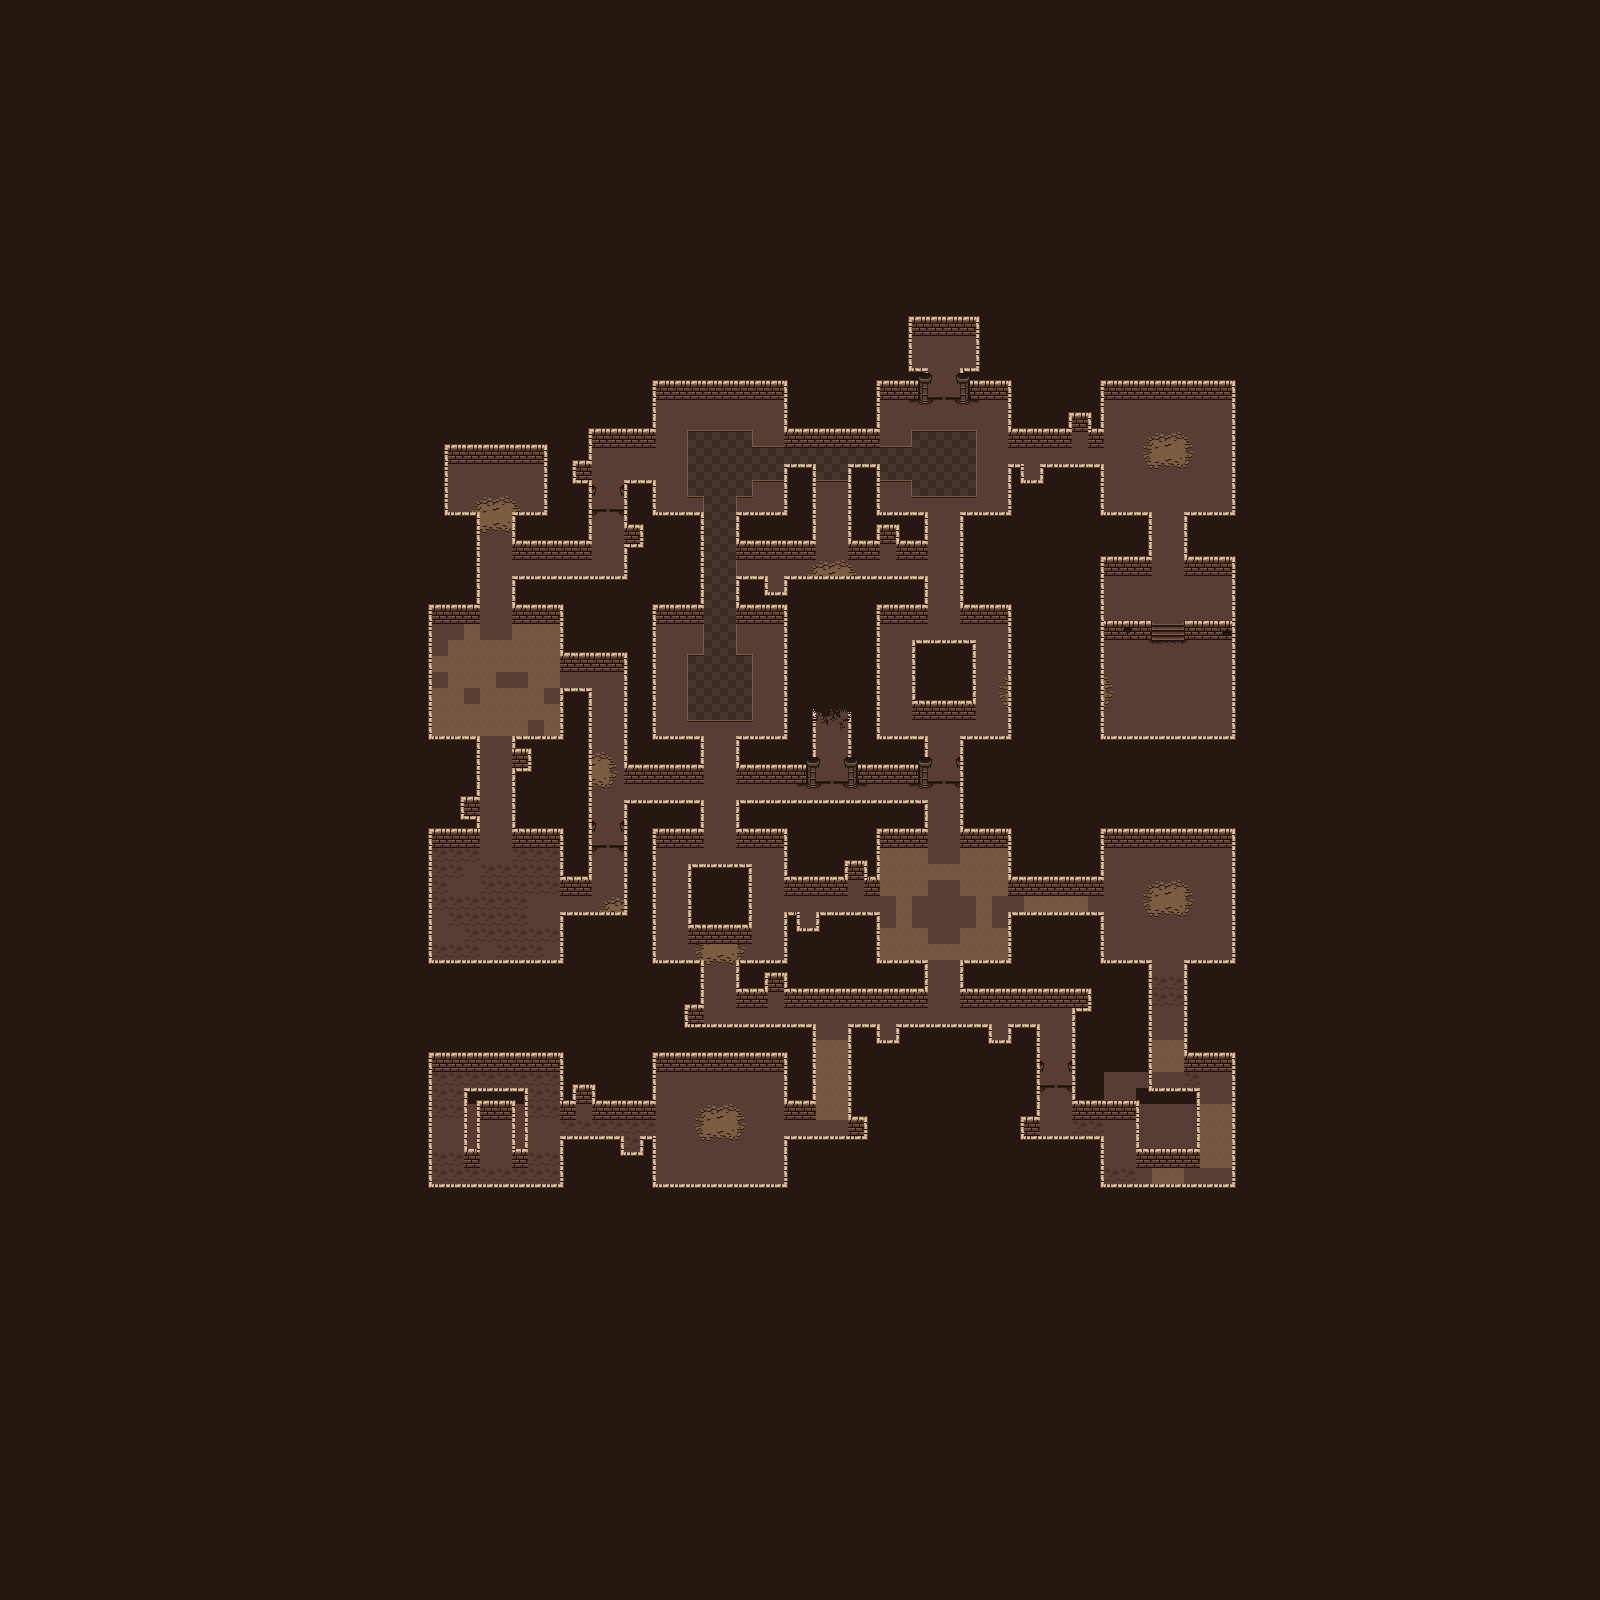

Below is a game level as drawn by its tile map, then a one-line description and the .tmx that defines it (tile-layer data replaced by summaries):
An orthogonal 100x100 tile map with 16x16 px tiles, 9 tile layers (background, floorplan, floor, trapfloor, ...) and 139 objects (22x torch, 19x pillar, 17x room2Spike, 6x doorPillarRight, 6x doorPillarLeft, ...).

<map version="1.0" tiledversion="1.1.5" orientation="orthogonal" renderorder="left-down" width="100" height="100" tilewidth="16" tileheight="16" infinite="0" nextobjectid="140">
 <tileset firstgid="1" source="../tilesets/PixelDungeonTileset.tsx" />
 <layer name="background" width="100" height="100">
  <data>[10000 cells, 10000 non-empty, 1 distinct tile ids]</data>
 </layer>
 <layer name="floorplan" width="100" height="100">
  <data>[10000 cells, 1188 non-empty, 1 distinct tile ids]</data>
 </layer>
 <layer name="floor" width="100" height="100">
  <data>[10000 cells, 1303 non-empty, 23 distinct tile ids]</data>
 </layer>
 <layer name="trapfloor" width="100" height="100">
  <data>[10000 cells, 400 non-empty, 11 distinct tile ids]</data>
 </layer>
 <layer name="walls" width="100" height="100">
  <data>[10000 cells, 226 non-empty, 7 distinct tile ids]</data>
 </layer>
 <layer name="wallTop1" width="100" height="100">
  <data>[10000 cells, 295 non-empty, 1 distinct tile ids]</data>
 </layer>
 <layer name="wallTop2" width="100" height="100">
  <data>[10000 cells, 817 non-empty, 3 distinct tile ids]</data>
 </layer>
 <layer name="wallTop3" width="100" height="100">
  <data>[10000 cells, 62 non-empty, 9 distinct tile ids]</data>
 </layer>
 <layer name="decoration" width="100" height="100">
  <data>[10000 cells, 16 non-empty, 5 distinct tile ids]</data>
 </layer>
 <objectgroup color="#ff9500" name="blocks">
  <object id="56" name="pillar" x="1089" y="916" width="14" height="8">
   <properties>
    <property name="entity" value="pillar" />
   </properties>
  </object>
  <object id="57" name="pillar" x="1089" y="900" width="14" height="8">
   <properties>
    <property name="entity" value="pillar" />
   </properties>
  </object>
  <object id="58" name="pillar" x="601" y="724" width="14" height="8">
   <properties>
    <property name="entity" value="pillar" />
   </properties>
  </object>
  <object id="59" name="pillar" x="937" y="612" width="14" height="8">
   <properties>
    <property name="entity" value="pillar" />
   </properties>
  </object>
  <object id="60" name="pillar" x="1161" y="548" width="14" height="8">
   <properties>
    <property name="entity" value="pillar" />
   </properties>
  </object>
  <object id="61" name="pillar" x="1121" y="500" width="14" height="8">
   <properties>
    <property name="entity" value="pillar" />
   </properties>
  </object>
  <object id="62" name="torch" x="804" y="933" width="8" height="6">
   <properties>
    <property name="entity" value="torch" />
    <property name="on" type="bool" value="true" />
   </properties>
  </object>
  <object id="63" name="torch" x="852" y="885" width="8" height="6">
   <properties>
    <property name="entity" value="torch" />
    <property name="on" type="bool" value="true" />
   </properties>
  </object>
  <object id="64" name="torch" x="692" y="1029" width="8" height="6">
   <properties>
    <property name="entity" value="torch" />
    <property name="on" type="bool" value="true" />
   </properties>
  </object>
  <object id="65" name="torch" x="772" y="997" width="8" height="6">
   <properties>
    <property name="entity" value="torch" />
    <property name="on" type="bool" value="true" />
   </properties>
  </object>
  <object id="66" name="torch" x="468" y="821" width="8" height="6">
   <properties>
    <property name="entity" value="torch" />
    <property name="on" type="bool" value="true" />
   </properties>
  </object>
  <object id="67" name="torch" x="516" y="773" width="8" height="6">
   <properties>
    <property name="entity" value="torch" />
    <property name="on" type="bool" value="true" />
   </properties>
  </object>
  <object id="68" name="torch" x="628" y="549" width="8" height="6">
   <properties>
    <property name="entity" value="torch" />
    <property name="on" type="bool" value="true" />
   </properties>
  </object>
  <object id="69" name="torch" x="580" y="485" width="8" height="6">
   <properties>
    <property name="entity" value="torch" />
    <property name="on" type="bool" value="true" />
   </properties>
  </object>
  <object id="70" name="torch" x="628" y="1157" width="8" height="6">
   <properties>
    <property name="entity" value="torch" />
    <property name="on" type="bool" value="true" />
   </properties>
  </object>
  <object id="71" name="torch" x="580" y="1109" width="8" height="6">
   <properties>
    <property name="entity" value="torch" />
    <property name="on" type="bool" value="true" />
   </properties>
  </object>
  <object id="72" name="torch" x="852" y="1141" width="8" height="6">
   <properties>
    <property name="entity" value="torch" />
    <property name="on" type="bool" value="true" />
   </properties>
  </object>
  <object id="73" name="torch" x="884" y="1045" width="8" height="6">
   <properties>
    <property name="entity" value="torch" />
    <property name="on" type="bool" value="true" />
   </properties>
  </object>
  <object id="74" name="torch" x="996" y="1045" width="8" height="6">
   <properties>
    <property name="entity" value="torch" />
    <property name="on" type="bool" value="true" />
   </properties>
  </object>
  <object id="75" name="torch" x="468" y="469" width="8" height="6">
   <properties>
    <property name="entity" value="torch" />
    <property name="on" type="bool" value="true" />
   </properties>
  </object>
  <object id="76" name="torch" x="1028" y="1141" width="8" height="6">
   <properties>
    <property name="entity" value="torch" />
    <property name="on" type="bool" value="true" />
   </properties>
  </object>
  <object id="77" name="torch" x="772" y="597" width="8" height="6">
   <properties>
    <property name="entity" value="torch" />
    <property name="on" type="bool" value="true" />
   </properties>
  </object>
  <object id="78" name="torch" x="884" y="549" width="8" height="6">
   <properties>
    <property name="entity" value="torch" />
    <property name="on" type="bool" value="true" />
   </properties>
  </object>
  <object id="79" name="torch" x="1028" y="485" width="8" height="6">
   <properties>
    <property name="entity" value="torch" />
    <property name="on" type="bool" value="true" />
   </properties>
  </object>
  <object id="80" name="pillar" x="673" y="1092" width="14" height="8">
   <properties>
    <property name="entity" value="pillar" />
   </properties>
  </object>
  <object id="81" name="pillar" x="753" y="1092" width="14" height="8">
   <properties>
    <property name="entity" value="pillar" />
   </properties>
  </object>
  <object id="82" name="pillar" x="753" y="1172" width="14" height="8">
   <properties>
    <property name="entity" value="pillar" />
   </properties>
  </object>
  <object id="83" name="pillar" x="673" y="1172" width="14" height="8">
   <properties>
    <property name="entity" value="pillar" />
   </properties>
  </object>
  <object id="84" name="pillar" x="1121" y="948" width="14" height="8">
   <properties>
    <property name="entity" value="pillar" />
   </properties>
  </object>
  <object id="85" name="pillar" x="1201" y="948" width="14" height="8">
   <properties>
    <property name="entity" value="pillar" />
   </properties>
  </object>
  </objectgroup>
 <objectgroup color="#ff0000" name="traps" visible="0">
  <properties>
   <property name="entity" value="trapRoom" />
  </properties>
  <!-- 53 objects omitted --></objectgroup>
 <objectgroup color="#002eff" name="doors">
  <!-- 18 objects omitted --></objectgroup>
 <objectgroup color="#2ecbbe" name="collision" visible="0">
  <!-- 13 objects omitted --></objectgroup>
 <objectgroup color="#ffffff" name="points" visible="0">
  <!-- 2 objects omitted --></objectgroup>
 <objectgroup color="#04ff00" name="puzzle" visible="0">
  <!-- 1 objects omitted --></objectgroup>
</map>
<!-- 109 of 139 objects omitted -->
